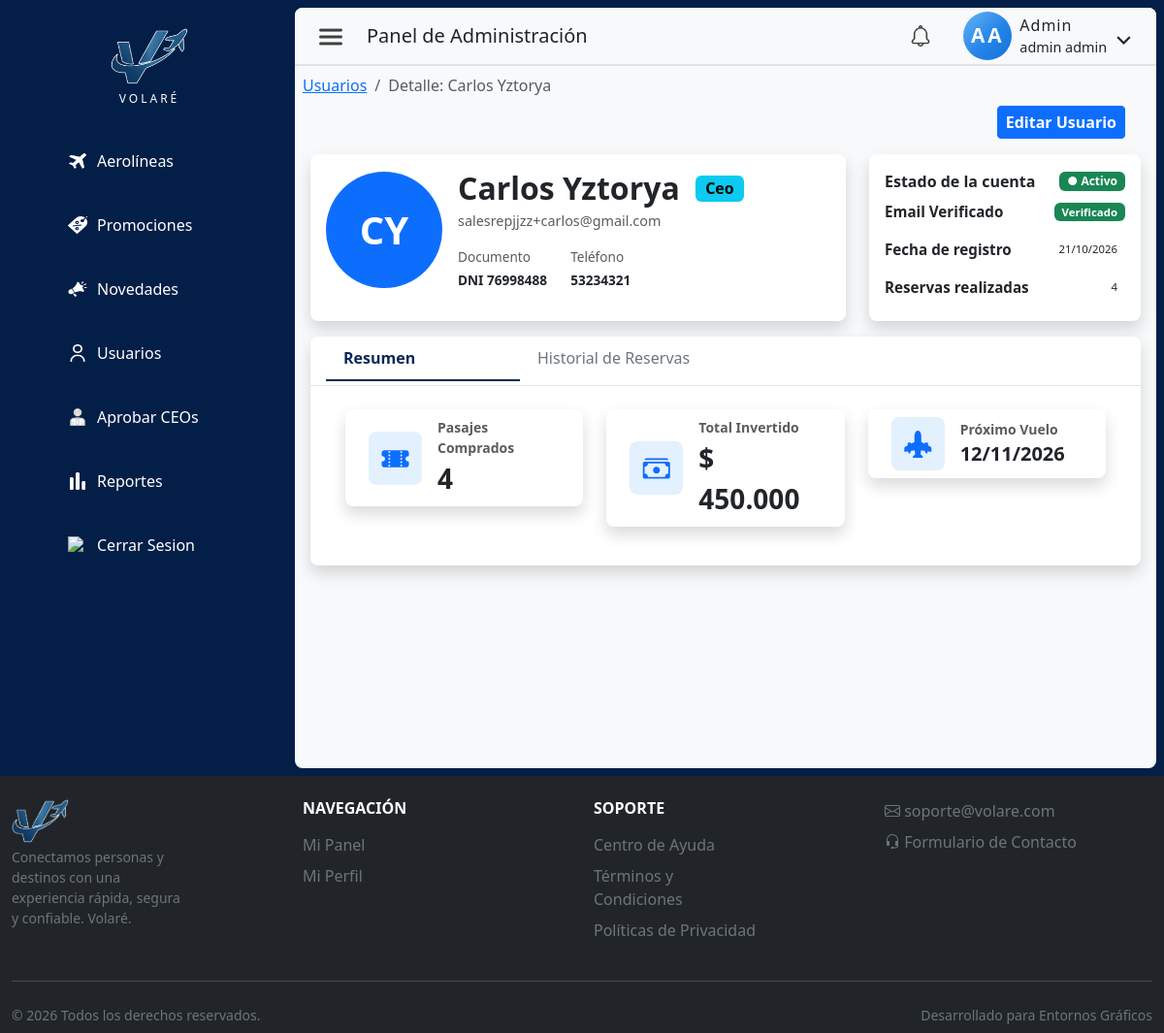
The app's page /index.php?pagina=usuario&seccion=detalle&id=19 (signed in) with its own data.
### tables this page shows
CREATE TABLE `usuario` (
  `idUsuario` int NOT NULL AUTO_INCREMENT,
  `nombre` varchar(50) NOT NULL,
  `apellido` varchar(50) NOT NULL,
  `tipoDocumento` enum('DNI','pasaporte','lc','le') NOT NULL,
  `nroDocumento` varchar(50) NOT NULL,
  `contrasena` varchar(255) NOT NULL,
  `email` varchar(255) NOT NULL,
  `telefono` varchar(45) NOT NULL,
  `fechaNacimiento` date NOT NULL,
  `rol` enum('cliente','ceo','admin') NOT NULL DEFAULT 'cliente',
  `activo` tinyint NOT NULL DEFAULT '0',
  `emailVerificado` tinyint NOT NULL DEFAULT '0',
  `fecha_hora_autorizacion` datetime DEFAULT NULL,
  `tokenVerificacion` varchar(64) DEFAULT NULL,
  `idAerolinea` int DEFAULT NULL,
  `fechaCreacion` datetime NOT NULL DEFAULT CURRENT_TIMESTAMP,
  `notificacion_vista` tinyint(1) DEFAULT '0',
  PRIMARY KEY (`idUsuario`),
  UNIQUE KEY `uk_documento` (`tipoDocumento`,`nroDocumento`),
  UNIQUE KEY `email_UNIQUE` (`email`),
  UNIQUE KEY `idUsuario_UNIQUE` (`idUsuario`),
  UNIQUE KEY `nroDocumento_UNIQUE` (`nroDocumento`),
  KEY `fk_usuario_1_idx` (`idAerolinea`),
  CONSTRAINT `fk_usuario_1` FOREIGN KEY (`idAerolinea`) REFERENCES `aerolinea` (`idAerolinea`)
);

### src/config/app.php (called while the page is built, shortened)
<?php
function url(string $path = ''): string {
    $path = ltrim($path, '/');
    return APP_BASE . '/' . $path;
}

### src/controllers/UsuarioController.php (called while the page is built, shortened)
<?php
class UsuarioController {
    private $conexion;
    public function __construct($conexion) {
        $this->conexion = $conexion;
    }
    public function obtenerUsuarioPorId(int $id): ?array {
        $stmt = mysqli_prepare($this->conexion, "SELECT * FROM usuario WHERE idUsuario = ?");
        mysqli_stmt_bind_param($stmt, "i", $id);
        mysqli_stmt_execute($stmt);
        $res = mysqli_stmt_get_result($stmt);
        $usuario = mysqli_fetch_assoc($res) ?: null;
        return $usuario;
    }
}

### src/views/admin/usuarioDetalle.php (the view, shortened to what this page needs)
<?php
require_once __DIR__ . '/../../controllers/UsuarioController.php';
$ctrl = new UsuarioController($link);
$id = (int)($_GET['id'] ?? 0);
$u = $ctrl->obtenerUsuarioPorId($id);
$tabActiva = $_GET['tab'] ?? 'resumen';
?>
<div>
    <nav class="breadcrumbCont" aria-label="breadcrumb">
        <ol class="breadcrumb">
            <li class="breadcrumb-item"><a href="<?= url('index.php?pagina=usuario&seccion=listado') ?>">Usuarios</a></li>
            <li class="breadcrumb-item active">Detalle: <?= htmlspecialchars($u['nombre'] . ' ' . $u['apellido']) ?></li>
        </ol>
    </nav>
    <div class="d-flex justify-content-end align-items-center gap-2 my-2">
        <a href="<?= url('index.php?pagina=usuario&seccion=editar&id=' . $u['idUsuario']) ?>" class="btn btn-primary btn-sm me-4 fw-semibold fs-6 text-decoration-none text-capitalize">Editar Usuario</a>
    </div>
    <div class="contForm col-12 d-flex flex-column p-2 gap-3">
        <div class="p-0 m-0 d-flex flex-column flex-md-row justify-content-between gap-4">
            <div class="bg-white shadow rounded-3 p-3 mainInfoAerolinea flex-grow-1">
                <div class="d-flex justify-content-between align-items-start flex-wrap gap-3">
                    <div class="d-flex flex-column flex-sm-row gap-3 align-items-center">
                        <div class="rounded-circle bg-primary d-flex align-items-center justify-content-center flex-shrink-0" style="width:120px;height:120px;">
                            <span class="text-white fw-bold text-uppercase fs-1">
                                <?= htmlspecialchars(substr($u['nombre'], 0, 1) . substr($u['apellido'], 0, 1)) ?>
                            </span>
                        </div>
                        <div class="d-flex flex-column flex-grow-1 justify-content-between">
                            <div class="d-flex align-items-center gap-3 flex-wrap">
                                <h2 class="fw-bold m-0"><?= htmlspecialchars($u['nombre'] . ' ' . $u['apellido']) ?></h2>
                                <span class="badge text-bg-info text-capitalize fs-6"><?= htmlspecialchars($u['rol']) ?></span>
                            </div>
                            <p class="text-muted m-0 mt-1" style="font-size:0.9rem;">
                                <?= htmlspecialchars($u['email']) ?>
                            </p>
                            <div class="d-flex flex-wrap gap-4 mt-3" style="font-size:0.85rem;">
                                <span class="d-flex flex-column gap-1">
                                    <span class="text-muted">Documento</span>
                                    <strong><?= htmlspecialchars($u['tipoDocumento'] . ' ' . $u['nroDocumento']) ?></strong>
                                </span>
                                <span class="d-flex flex-column gap-1">
                                    <span class="text-muted">Teléfono</span>
                                    <strong><?= htmlspecialchars($u['telefono'] ?? '—') ?></strong>
                                </span>
                            </div>
                        </div>
                    </div>
                </div>
            </div>
            <div class="d-flex flex-column p-3 rounded-3 bg-white shadow subInfoAero" style="min-width: 280px;">
                <p class="d-flex flex-row align-items-center justify-content-between fw-semibold m-0 mb-2">
                    Estado de la cuenta
                    <span class="badge p-1 px-2 text-bg-<?= $u['activo'] ? 'success' : 'secondary' ?>">
                        <?= $u['activo'] ? '● Activo' : '● Inactivo' ?>
                    </span>
                </p>
                <div class="d-flex flex-column justify-content-evenly gap-2 h-100">
                    <p class="d-flex flex-row align-items-center justify-content-between fw-semibold m-0 mb-2" style="font-size:0.95rem;">
                        Email Verificado
                        <span class="badge p-1 px-2 text-bg-<?= $u['emailVerificado'] ? 'success' : 'warning' ?>">
                            <?= $u['emailVerificado'] ? 'Verificado' : 'Pendiente' ?>
                        </span>
                    </p>
                    <p class="d-flex flex-row align-items-center justify-content-between fw-semibold m-0 mb-2" style="font-size:0.95rem;">
                        Fecha de registro
                        <span class="badge p-1 px-2 text-dark fw-normal">
                            <?= date('d/m/Y', strtotime($u['fechaCreacion'])) ?>
                        </span>
                    </p>
                    <p class="d-flex flex-row align-items-center justify-content-between fw-semibold m-0 mb-2" style="font-size:0.95rem;">
                        Reservas realizadas
                        <span class="badge p-1 px-2 text-dark fw-normal">
                            4
                        </span>
                    </p>
                </div>
            </div>
        </div>
        <div class="bg-white shadow rounded-3">
            <ul class="nav nav-tabs px-3 d-flex align-items-center justify-content-center justify-content-md-start" id="detalleTab">
                <li class="nav-item">
                    <button class="nav-link <?= $tabActiva === 'resumen' ? 'active' : '' ?>" data-bs-toggle="tab" data-bs-target="#tab-resumen">
                        Resumen
                    </button>
                </li>
                <li class="nav-item">
                    <button class="nav-link <?= $tabActiva === 'reservas' ? 'active' : '' ?>" data-bs-toggle="tab" data-bs-target="#tab-reservas">
                        Historial de Reservas
                    </button>
                </li>
            </ul>
            <div class="tab-content p-4">
                <div class="tab-pane fade <?= $tabActiva === 'resumen' ? 'show active' : '' ?>" id="tab-resumen">
                    <div class="d-flex flex-column flex-md-row justify-content-md-between row p-0 m-0 gap-3 gap-md-0 mb-3">
                        <div class="col-md-4">
                            <div class="bg-white shadow rounded-3 py-2 px-4 overflow-hidden">
                                <div class="d-flex flex-row align-items-center justify-content-start gap-3">
                                    <div class="rounded-3 d-flex align-items-center justify-content-center flex-shrink-0" style="width:55px;height:55px;background-color:#E3F0FE;">
                                        <i class="bi bi-ticket-perforated-fill text-primary fs-3"></i>
                                    </div>
                                    <div class="d-flex flex-column justify-content-center p-0 m-0">
                                        <p class="fw-semibold m-0 p-0 text-muted" style="font-size:14px;">Pasajes Comprados</p>
                                        <p class="fs-3 fw-bold text-dark m-0 p-0">4</p>
                                    </div>
                                </div>
                            </div>
                        </div>
                        <div class="col-md-4">
                            <div class="bg-white shadow rounded-3 py-2 px-4 overflow-hidden">
                                <div class="d-flex flex-row align-items-center justify-content-start gap-3">
                                    <div class="rounded-3 d-flex align-items-center justify-content-center flex-shrink-0" style="width:55px;height:55px;background-color:#E3F0FE;">
                                        <i class="bi bi-cash-stack text-primary fs-3"></i>
                                    </div>
                                    <div class="d-flex flex-column justify-content-center p-0 m-0">
                                        <p class="fw-semibold m-0 p-0 text-muted" style="font-size:14px;">Total Invertido</p>
                                        <p class="fs-3 fw-bold text-dark m-0 p-0">$ 450.000</p>
                                    </div>
                                </div>
                            </div>
                        </div>
                        <div class="col-md-4">
                            <div class="bg-white shadow rounded-3 py-2 px-4 overflow-hidden">
                                <div class="d-flex flex-row align-items-center justify-content-start gap-3">
                                    <div class="rounded-3 d-flex align-items-center justify-content-center flex-shrink-0" style="width:55px;height:55px;background-color:#E3F0FE;">
                                        <i class="bi bi-airplane-engines-fill text-primary fs-3"></i>
                                    </div>
                                    <div class="d-flex flex-column justify-content-center p-0 m-0">
                                        <p class="fw-semibold m-0 p-0 text-muted" style="font-size:14px;">Próximo Vuelo</p>
                                        <p class="fs-5 fw-bold text-dark m-0 p-0">12/11/2026</p>
                                    </div>
                                </div>
                            </div>
                        </div>
                    </div>
                </div>
            </div>
        </div>
    </div>
</div>

### public/css/admin.css (style rules this page uses)
html, body { height: 100%; overflow: auto; }
body { margin: 0; padding: 0; background-color: #031f47; }
.nav-link { transition: all 0.3s ease; }
.nav-item { min-height: 50px; max-width: 200px; width: 100%; overflow-x: hidden; transition: all 0.3s ease-out; }
ul .nav-item .nav-link { color: #ffffff; font-weight: 500; width: 100%; display: flex; align-items: center; gap: 10px; font-size: 1rem; }
ul .nav-item .nav-link.active { background: linear-gradient(135deg, #2066ba, #134384, #114182); color: #ffffff; }
.breadcrumbCont { height: 25px; }

### public/css/components/tablaLista.css (style rules this page uses)
.mainInfoAerolinea { width: 100%; }
.subInfoAero { width: 100%; }
@media (min-width: 768px) { .mainInfoAerolinea { width: 75%; } }
@media (min-width: 768px) { .subInfoAero { width: 25%; } }
#detalleTab { border-bottom: 1px solid #dee2e6; }
#detalleTab .nav-link { color: #6c757d; background: transparent; border: none; border-bottom: 2px solid transparent; border-radius: 0; padding: 10px 18px; font-weight: 500; transition: all 0.2s; }
#detalleTab .nav-link.active { color: #0a2855; font-weight: 600; background: transparent; border-bottom: 2px solid #0a2855; }

### records on screen
usuario: nombre+apellido "Carlos Yztorya", nombre+apellido "CY", rol "Ceo", email "salesrepjjzz+carlos@gmail.com", tipoDocumento+nroDocumento "DNI 76998488", telefono "53234321", fechaCreacion "21/10/2026"

### other values on screen
$link['label'] "Aerolíneas"
$link['label'] "Promociones"
$link['label'] "Novedades"
$link['label'] "Usuarios"
$link['label'] "Aprobar CEOs"
$link['label'] "Reportes"
$rol "Admin"
$usuario['nombre'] "admin"
$usuario['apellido'] "admin"
